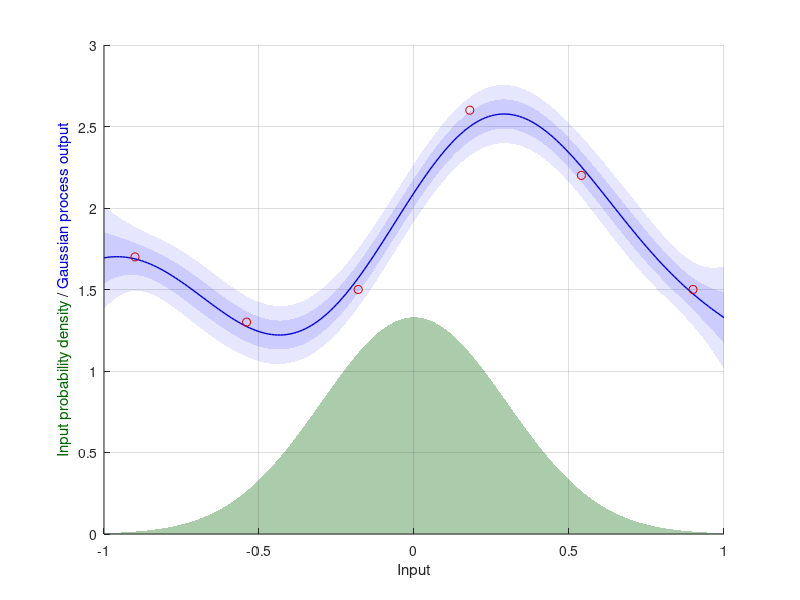
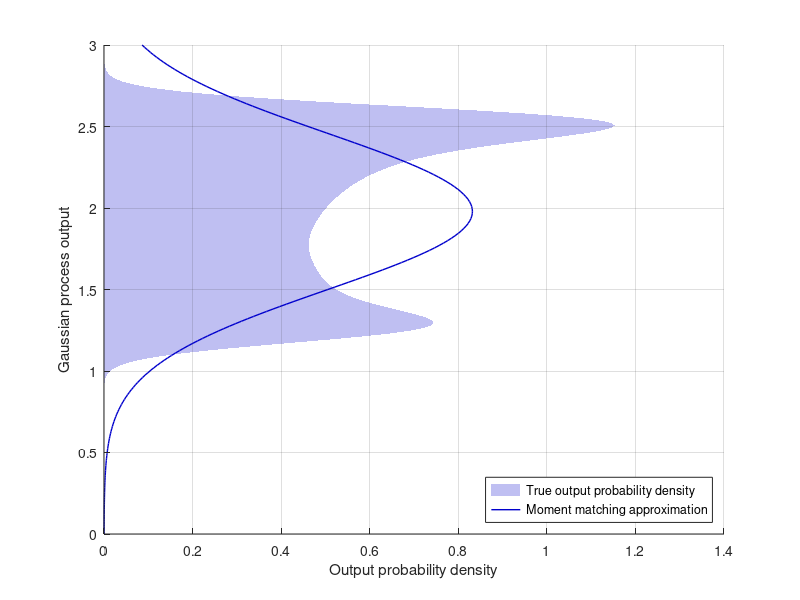
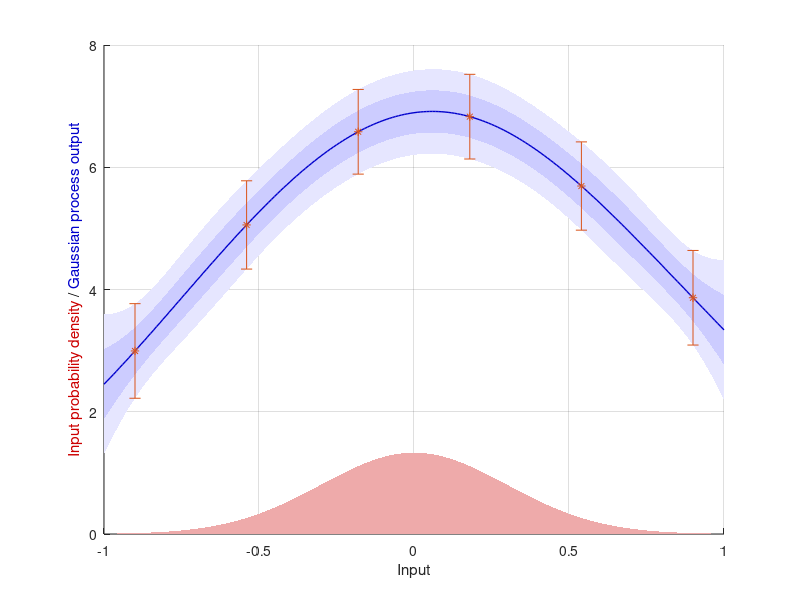

MATLAB code to generate these figures, in order: (Note: this script raises an error after producing the figures.)
% This file contains all the scripts for Chapter 5 of the Gaussian process regression thesis. 
% To use it, make sure that the Matlab directory is set to the directory of this file. Then first run this block, which initializes many parameters. Subsequently, you can run any block within
% this file separately, or you can just run them all together, for instance by pressing F5 or calling Chapter5 from the Matlab command.

% We set up the workspace, ready for executing scripts.
clear all; % Empty the workspace.
clc; % Empty the command window.
exportFigs = 0; % Do we export figures? 0 for no, 1 (or anything else) for yes.
useColor = 1; % Should we set up plots for colored output (1) or black-and-white output (0)?
addpath('../ExportFig'); % We add the functions for exporting figures.

% We define colors.
black = [0 0 0];
white = [1 1 1];
if useColor == 0
	red = [0 0 0];
	green = [0.6 0.6 0.6];
	blue = [0.2 0.2 0.2];
	yellow = [0.4 0.4 0.4];
	grey = [0.8 0.8 0.8];
else
	red = [0.8 0 0];
	green = [0 0.4 0];
	blue = [0 0 0.8];
	yellow = [0.6 0.6 0];
	grey = [0.8 0.8 1];
end

%% Figure 5.1.
disp('Creating Figure 5.1.');

% We define data.
lf = 1; % This is the output length scale.
lx = 0.5; % This is the input length scale.
sfm = 0.1; % This is the output noise scale.
minX = -1; % This is the lower bound of the input space.
maxX = 1; % This is the upper bound of the input space.
minY = 0; % This is the lower bound of the output for the plot.
maxY = 3; % This is the upper bound of the output for the plot.
Xs = minX:0.01:maxX; % These are the trial points.
ns = length(Xs); % This is the number of trial points.
nm = 6; % How many measurements do we use?
xh = 0; % What is the mean of the trial input point we use?
Sx = 0.3^2; % What is the variance of the trial input point?
pxh = 1/sqrt(det(2*pi*Sx))*exp(-1/2*(Xs - xh).^2/Sx); % This is the probability density function of the trial input point.

% We set up measurement input points. These are manually chosen to get a decent graph.
Xm = linspace(-0.9,0.9,nm);
fmh = [1.7;1.3;1.5;2.6;2.2;1.5];

% We set up the covariance matrices.
X = [Xm,Xs];
n = size(X,2);
diff = repmat(X,n,1) - repmat(X',1,n); % This is matrix containing differences between input points.
K = lf^2*exp(-1/2*diff.^2/lx^2); % This is the covariance matrix. It contains the covariances of each combination of points.
KDivided = mat2cell(K,[nm,ns],[nm,ns]);
Kmm = KDivided{1,1};
Kms = KDivided{1,2};
Ksm = KDivided{2,1};
Kss = KDivided{2,2};
mm = zeros(nm,1); % This is the prior mean vector of the measurement points.
ms = zeros(ns,1); % This is the prior mean vector of the trial points.
Sfm = sfm^2*eye(nm); % This is the noise covariance matrix.

% We apply GP regression to the measurements.
mPost = ms + Ksm/(Kmm + Sfm)*(fmh - mm); % This is the posterior mean vector.
SPost = Kss - Ksm/(Kmm + Sfm)*Kms; % This is the posterior covariance matrix.
sPost = sqrt(diag(SPost)); % These are the posterior standard deviations.

% We plot the results. That is, we both plot the resulting GP as well as the probability density of the trial input we will put into this.
figure(1);
clf(1);
hold on;
grid on;
xlabel('Input');
ylabel(['\color[rgb]{',num2str(green(1)),',',num2str(green(2)),',',num2str(green(3)),'}Input probability density\color{black} / \color[rgb]{',num2str(blue(1)),',',num2str(blue(2)),',',num2str(blue(3)),'}Gaussian process output']);
patch([Xs, fliplr(Xs)],[mPost-2*sPost; flipud(mPost+2*sPost)], 1, 'FaceColor', (grey+white)/2, 'EdgeColor', 'none'); % This is the grey area in the plot.
patch([Xs, fliplr(Xs)],[mPost-sPost; flipud(mPost+sPost)], 1, 'FaceColor', grey, 'EdgeColor', 'none'); % This is the grey area in the plot.
plot(Xs, mPost, '-', 'LineWidth', 1, 'Color', blue); % We plot the mean line.
plot(Xm, fmh, 'o', 'Color', red); % We plot the measurement points.
patch([minX,Xs,maxX], [0,pxh,0], 1, 'FaceColor', (green+2*white)/3, 'EdgeColor', 'none'); % We plot the input PDF.
axis([minX,maxX,minY,maxY]); % We make sure the axes are set up for the right data range.
set(gca, 'layer', 'top'); % We make sure that the grid lines and axes are above the grey areas.
if exportFigs ~= 0
	export_fig('ExampleGPWithStochasticInput.png','-transparent');
end

% We now calculate the posterior distribution of the output.
ys = linspace(minY, maxY, ns); % We set up a plot index for the output.
pf = zeros(1,ns); % This is the array which we will eventually put the posterior probability density of f_* in.
dx = (maxX - minX)/(ns - 1); % This is the size of the steps in Xs, which we need to process the probability density of xh.
for i = 1:ns % We now walk through all the x-points, insert their value into the GP, weigh them according to the probability that this actually is the input, and add up the result.
	currX = Xs(i);
	currMean = mPost(i);
	currVar = SPost(i,i);
	pf = pf + (pxh(i)*dx)*1/sqrt(det(2*pi*currVar))*exp(-1/2*(ys - currMean).^2/currVar); % We add the PDF of the Gaussian distribution for f at this input point, and weigh it by the corresponding probability that this is the actual input point.
end

% We also calculate the approximated Gaussian distribution through moment matching.
Ksmbar = lf^2*sqrt(det(lx^2)/det(lx^2 + Sx))*exp(-1/2*(repmat(Xm,1,1) - repmat(xh',1,nm)).^2/(lx^2 + Sx)); % This is the covariance matrix between Xm and X* with uncertainty incorporated.
msbar = 0;
alpha = (Kmm + Sfm)\(fmh - mm);
mus = msbar + Ksmbar*alpha; % This is the posterior mean vector.
Q = eye(nm)/(Kmm + Sfm) - alpha*alpha';
Sss = lf^2 - mus^2; % We will calculate the posterior variance as this parameter. For that, we use a summation.
for i = 1:nm % There probably is a more computationally efficient way of calculating this in Matlab than with the overly slow for-loops, but I got a bit lazy here.
	for j = 1:nm
		Sss = Sss - lf^4*sqrt(det(lx^2)/det(lx^2 + 2*Sx))*Q(i,j)*exp(-1/2*(Xm(i) - Xm(j))^2/(2*lx^2))*exp(-1/2*((Xm(i) + Xm(j))/2 - xh)^2/(1/2*lx^2 + Sx));
	end
end
pfApprox = 1/sqrt(det(2*pi*Sss))*exp(-1/2*(ys - mus).^2/Sss); % This is the probability density function of the moment matched Gaussian distribution.

% We plot the result in a tilted graph, so it corresponds well with the previous plot.
figure(2);
clf(2);
hold on;
grid on;
patch([0,pf,0], [minY,ys,maxY], 1, 'FaceColor', (blue+3*white)/4, 'EdgeColor', 'none'); % This is the grey area in the plot.
set(gca, 'layer', 'top'); % We make sure that the grid lines and axes are above the grey area.
plot(pfApprox, ys, '-', 'Color', blue, 'LineWidth', 1);
xlabel('Output probability density');
ylabel('Gaussian process output');
legend('True output probability density','Moment matching approximation','Location','SouthEast');
if exportFigs ~= 0
	export_fig('ResultingOutputPDF.png','-transparent');
end

%% Figure 5.2. and 5.3.
disp('Creating Figures 5.2. and 5.3.');

% We define data.
lf = 3; % This is the output length scale.
lx = 0.5; % This is the input length scale.
sfm = 0.4; % This is the output noise scale.
minX = -1; % This is the lower bound of the input space.
maxX = 1; % This is the upper bound of the input space.
minY = 0; % This is the lower bound of the output for the plot.
maxY = 8; % This is the upper bound of the output for the plot.
Xs = minX:0.01:maxX; % These are the trial points.
ns = length(Xs); % This is the number of trial points.
nm = 6; % How many measurements do we use?
xh = 0; % What is the mean of the measurement input point we use?
fh = 5; % What is the measured value that we have?
Sx = 0.3^2; % What is the variance of the measurement input point?
pxh = 1/sqrt(det(2*pi*Sx))*exp(-1/2*(Xs - xh).^2/Sx); % This is the probability density function of the true measurement input point.

% We set up measurement input points and inducing input points. These are manually chosen to get a decent graph.
Xm = linspace(-0.9,0.9,nm);
fmh = [3;5.1;6.6;6.9;5.7;3.9];
Xu = Xm;
nu = size(Xu,2);

% We set up the covariance matrices.
X = [Xm,Xu,Xs];
n = size(X,2);
diff = repmat(X,n,1) - repmat(X',1,n); % This is matrix containing differences between input points.
K = lf^2*exp(-1/2*diff.^2/lx^2); % This is the covariance matrix. It contains the covariances of each combination of points.
KDivided = mat2cell(K,[nm,nu,ns],[nm,nu,ns]);
Kmm = KDivided{1,1};
Kmu = KDivided{1,2};
Kms = KDivided{1,3};
Kum = KDivided{2,1};
Kuu = KDivided{2,2};
Kus = KDivided{2,3};
Ksm = KDivided{3,1};
Ksu = KDivided{3,2};
Kss = KDivided{3,3};
mm = zeros(nm,1); % This is the prior mean vector of the measurement points.
mu = zeros(nu,1); % This is the prior mean vector of the inducing input points.
ms = zeros(ns,1); % This is the prior mean vector of the trial points.
Sfm = sfm^2*eye(nm);

% We apply (offline) FITC regression to the measurements.
Lmm = diag(diag(Kmm - Kmu/Kuu*Kum));
Duu = Kuu + Kum/(Lmm + Sfm)*Kmu;
muu = mu + Kuu/Duu*Kum/(Lmm + Sfm)*(fmh - mm);
Suu = Kuu/Duu*Kuu;
su = sqrt(diag(Suu));

% Next, we use the inducing input point distribution to calculate the posterior distribution.
mPost = ms + Ksu/Kuu*(muu - mu);
SPost = Kss - Ksu/Kuu*(Kuu - Suu)/Kuu*Kus;
sPost = sqrt(diag(SPost)); % These are the posterior standard deviations.
SmPost = SPost + sfm^2*eye(ns); % Here we add noise to get the prior GP for new measurements.
smPost = sqrt(diag(SmPost));

% We plot the results. That is, we both plot the resulting GP as well as the prior distribution of the measurement we have found.
figure(3);
clf(3);
hold on;
grid on;
xlabel('Input');
ylabel(['\color[rgb]{',num2str(red(1)),',',num2str(red(2)),',',num2str(red(3)),'}Input probability density\color{black} / \color[rgb]{',num2str(blue(1)),',',num2str(blue(2)),',',num2str(blue(3)),'}Gaussian process output']);
patch([Xs, fliplr(Xs)],[mPost-2*sPost; flipud(mPost+2*sPost)], 1, 'FaceColor', (grey+white)/2, 'EdgeColor', 'none'); % This is the grey area in the plot.
patch([Xs, fliplr(Xs)],[mPost-sPost; flipud(mPost+sPost)], 1, 'FaceColor', grey, 'EdgeColor', 'none'); % This is the grey area in the plot.
patch([minX,Xs,maxX], [0,pxh,0], 1, 'FaceColor', (red+2*white)/3, 'EdgeColor', 'none'); % We plot the input PDF.
plot(Xs, mPost, '-', 'LineWidth', 1, 'Color', blue); % We plot the mean line.
errorbar(Xu, muu, 2*su, '*', 'Color', yellow); % We plot the inducing input points.
errorbar(xh, fh, sfm, 'o', 'Color', red); % We plot the measurement point.
axis([minX,maxX,minY,maxY]); % We make sure the axes are set up for the right data range.
set(gca, 'layer', 'top'); % We make sure that the grid lines and axes are above the grey areas.
if exportFigs ~= 0
	export_fig('StochasticMeasurementPrior.png','-transparent');
end

% We now calculate the posterior distribution of the measurement input point.
px = pxh.*1./sqrt(2*pi*smPost'.^2).*exp(-1/2*(mPost' - fh).^2./smPost'.^2); % We multiply the prior probability pxh by the confirmation of the measurement.
dx = (maxX - minX)/(ns - 1); % This is the size of the steps in Xs, which we need to process the probability density of xh.
px = px/(sum(px)*dx); % We normalize the result.

% We plot the results. That is, we both plot the GP with measurement noise incorporated in its predictions, as well as the posterior probability density of the measurement input point.
figure(4);
clf(4);
hold on;
grid on;
xlabel('Input');
ylabel(['\color[rgb]{',num2str(red(1)),',',num2str(red(2)),',',num2str(red(3)),'}Input probability density\color{black} / \color[rgb]{',num2str(blue(1)),',',num2str(blue(2)),',',num2str(blue(3)),'}Gaussian process output']);
patch([Xs, fliplr(Xs)],[mPost-2*smPost; flipud(mPost+2*smPost)], 1, 'FaceColor', (grey+white)/2, 'EdgeColor', 'none'); % This is the grey area in the plot.
patch([Xs, fliplr(Xs)],[mPost-smPost; flipud(mPost+smPost)], 1, 'FaceColor', grey, 'EdgeColor', 'none'); % This is the grey area in the plot.
patch([minX,Xs,maxX], [0,px,0], 1, 'FaceColor', (red+2*white)/3, 'EdgeColor', 'none'); % We plot the input PDF.
plot(Xs, mPost, '-', 'LineWidth', 1, 'Color', blue); % We plot the mean line.
errorbar(Xu, muu, 2*su, '*', 'Color', yellow); % We plot the inducing input points.
plot(xh, fh, 'o', 'Color', red); % We plot the measurement point.
plot([minX,maxX], [fh,fh], '-', 'Color', red); % We plot the horizontal line through the measurement point.
axis([minX,maxX,minY,maxY]); % We make sure the axes are set up for the right data range.
set(gca, 'layer', 'top'); % We make sure that the grid lines and axes are above the grey areas.
if exportFigs ~= 0
	export_fig('StochasticMeasurementPosterior.png','-transparent');
end

% We now define data for setting up the linearization.
xb = -0.4; % This is the linearization point.
diff = repmat(Xu,1,1) - repmat(xb',1,nu); % This is a difference matrix between the linearization point and the inducing input points.
Kbu = lf^2*exp(-1/2*diff.^2/lx^2); % This is the covariance between the linearization point function value and the inducing function values. We use the subscript b to refer to \bar{x}, the linearization point.
Kub = Kbu';
Kbb = lf^2; % This is the prior variance of the linearization point itself.
dKbu = Kbu.*diff/lx^2; % This is the derivative of Kbu.
mub = 0 + Kbu/Kuu*(muu - mu);
dmub = 0 + dKbu/Kuu*(muu - mu);
Sbb = Kbb - Kbu/Kuu*(Kuu - Suu)/Kuu*Kub; % This is the variance of the output at the linearization point.
Shbb = Sbb + sfm^2; % This is the variance of the measured output (including measurement noise) at the linearization point.

% We now set up the linearized GP.
mPost = mub + dmub*(Xs - xb)';
SPost = ones(ns,ns)*Sbb;
sPost = sqrt(diag(SPost));
SmPost = SPost + sfm^2*eye(ns);
smPost = sqrt(diag(SmPost));

% We plot the result, similarly to what we did before at figure(3).
figure(5);
clf(5);
hold on;
grid on;
xlabel('Input');
ylabel(['\color[rgb]{',num2str(red(1)),',',num2str(red(2)),',',num2str(red(3)),'}Input probability density\color{black} / \color[rgb]{',num2str(blue(1)),',',num2str(blue(2)),',',num2str(blue(3)),'}Gaussian process output']);
patch([Xs, fliplr(Xs)],[mPost-2*sPost; flipud(mPost+2*sPost)], 1, 'FaceColor', (grey+white)/2, 'EdgeColor', 'none'); % This is the grey area in the plot.
patch([Xs, fliplr(Xs)],[mPost-sPost; flipud(mPost+sPost)], 1, 'FaceColor', grey, 'EdgeColor', 'none'); % This is the grey area in the plot.
patch([minX,Xs,maxX], [0,pxh,0], 1, 'FaceColor', (red+2*white)/3, 'EdgeColor', 'none'); % We plot the input PDF.
plot(Xs, mPost, '-', 'LineWidth', 1, 'Color', blue); % We plot the mean line.
errorbar(xb, mub, 2*sqrt(Sbb), 'o', 'Color', black); % We plot the linearization point.
errorbar(xh, fh, sfm, 'o', 'Color', red); % We plot the measurement point.
axis([minX,maxX,minY,maxY]); % We make sure the axes are set up for the right data range.
set(gca, 'layer', 'top'); % We make sure that the grid lines and axes are above the grey areas.
if exportFigs ~= 0
	export_fig('StochasticMeasurementLinearizationPrior.png','-transparent');
end

% Now we calculate the posterior distribution of the measured input point.
Sxp = inv(dmub'/Shbb*dmub + Sx);
xhp = xh + Sxp*(dmub'/Shbb*(dmub*(xb - xh) + (fh - mub)));
px = 1/sqrt(det(2*pi*Sxp))*exp(-1/2*(Xs - xhp).^2/Sxp);

% We plot the results. That is, we both plot the GP with measurement noise incorporated in its predictions, as well as the posterior probability density of the measurement input point.
figure(6);
clf(6);
hold on;
grid on;
xlabel('Input');
ylabel(['\color[rgb]{',num2str(red(1)),',',num2str(red(2)),',',num2str(red(3)),'}Input probability density\color{black} / \color[rgb]{',num2str(blue(1)),',',num2str(blue(2)),',',num2str(blue(3)),'}Gaussian process output']);
patch([Xs, fliplr(Xs)],[mPost-2*smPost; flipud(mPost+2*smPost)], 1, 'FaceColor', (grey+white)/2, 'EdgeColor', 'none'); % This is the grey area in the plot.
patch([Xs, fliplr(Xs)],[mPost-smPost; flipud(mPost+smPost)], 1, 'FaceColor', grey, 'EdgeColor', 'none'); % This is the grey area in the plot.
patch([minX,Xs,maxX], [0,px,0], 1, 'FaceColor', (red+2*white)/3, 'EdgeColor', 'none'); % We plot the input PDF.
plot(Xs, mPost, '-', 'LineWidth', 1, 'Color', blue); % We plot the mean line.
errorbar(xb, mub, 2*sqrt(Sbb), 'o', 'Color', black); % We plot the linearization point.
plot(xh, fh, 'o', 'Color', red); % We plot the measurement point.
plot([minX,maxX], [fh,fh], '-', 'Color', red); % We plot the horizontal line through the measurement point.
axis([minX,maxX,minY,maxY]); % We make sure the axes are set up for the right data range.
set(gca, 'layer', 'top'); % We make sure that the grid lines and axes are above the grey areas.
if exportFigs ~= 0
	export_fig('StochasticMeasurementLinearizationPosterior.png','-transparent');
end